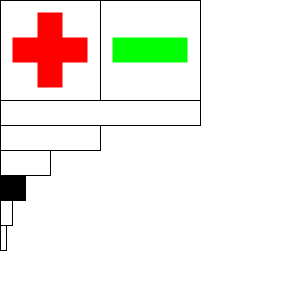
Frame 1 (no input)
Frame 60 (the mouse pressed at the canvas centre just before this capture): identical to frame 1, image omitted
Frame 120 (the mouse held since frame 60 and released just before this capture): identical to frame 1, image omitted

The Processing sketch that drew this single still picture (run headless with seeded random() and noise(); from frame 60 on, the mouse is pressed at the canvas centre):

// Processing sketch: scaleBarSelect
// ── scaleBarSelect.pde
float x0,y0;
float side =25;
int scaleIndex = 0;
float scaleFactor = 2;
float scale = 1;
float scaleMaximum = 8;
float scaleMinimum = 0.25;

void setup(){
  size(300,300);
  background(255);
  x0 = width/2;
  y0 = 0; 
  x0 = 0;
}

void draw(){
  background(255);
   
   if(mouseX > x0 && mouseX < x0 + 4*side && mouseY > x0 && mouseY < x0 + 4*side){
      fill(155);
   }
   else{
    noFill(); 
   }
   rect(x0,y0,4*side,4*side);
   fill(color(255,0,0));
   noStroke();
   rect(x0 + 1.5*side,y0 + 0.5*side,side,3*side);
   rect(x0 + .5*side,y0 + 1.5*side,3*side,side);
   noFill();
   stroke(0);

   if(mouseX > x0 + 4*side && mouseX < x0 + 8*side && mouseY > x0 && mouseY < x0 + 4*side){
      fill(155);
   }
   else{
    noFill(); 
   }   
   rect(x0 + 4*side,y0,4*side,4*side);
   fill(color(0,255,0));
   noStroke();

   rect(x0+4*side + .5*side,y0 + 1.5*side,3*side,side);
   noFill();
  stroke(0);

  drawScaleBars();
}

void drawScaleBars(){
  scaleIndex = 0;
  float barScale;
  for(barScale = scaleMaximum;barScale >= scaleMinimum; barScale /=scaleFactor){
     if(barScale == scale){
        fill(0); 
     }
     else{
        noFill(); 
     }
     rect(0,4*side + side*scaleIndex,barScale*side,side);   
     scaleIndex++;
  } 
}

void keyPressed(){
 if(key =='-' && scale > scaleMinimum){
    scale /= scaleFactor; 
 }
 if(key =='=' && scale < scaleMaximum){
    scale *= scaleFactor; 
 } 
}

void mouseClicked() {
  fill(0);
  if(mouseX > x0 && mouseX < x0 + 4*side && mouseY > x0 && mouseY < x0 + 4*side && scale < scaleMaximum){
       scale *= scaleFactor; 
       rect(x0,y0,4*side,4*side);
   }
   else{
   }
   if(mouseX > x0 + 4*side && mouseX < x0 + 8*side && mouseY > x0 && mouseY < x0 + 4*side && scale > scaleMinimum){
      scale /= scaleFactor; 
      rect(x0 + 4*side,y0,4*side,4*side);
   }
   else{
   }     
}
